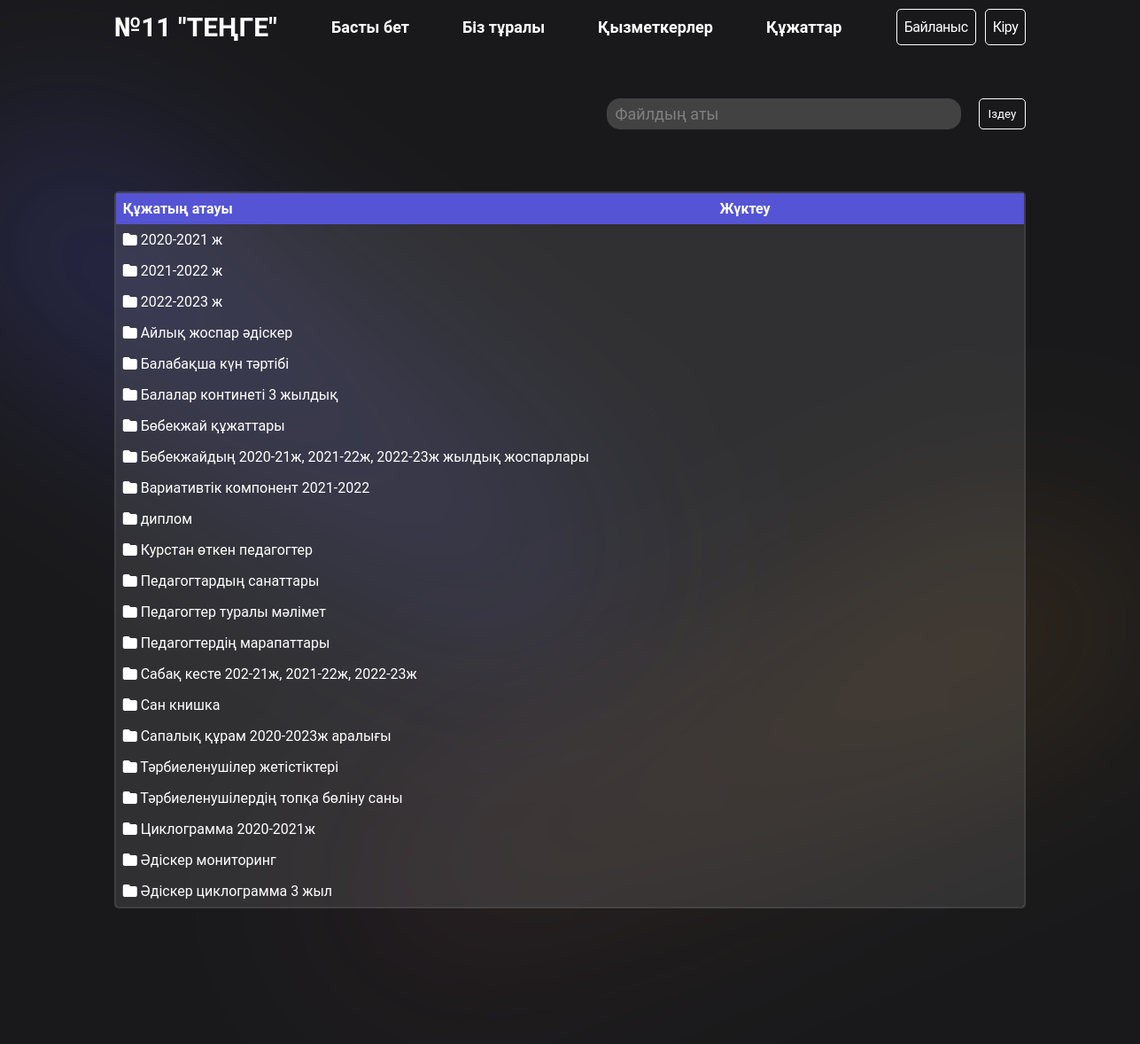
Page /docs/ on the earlier database version.
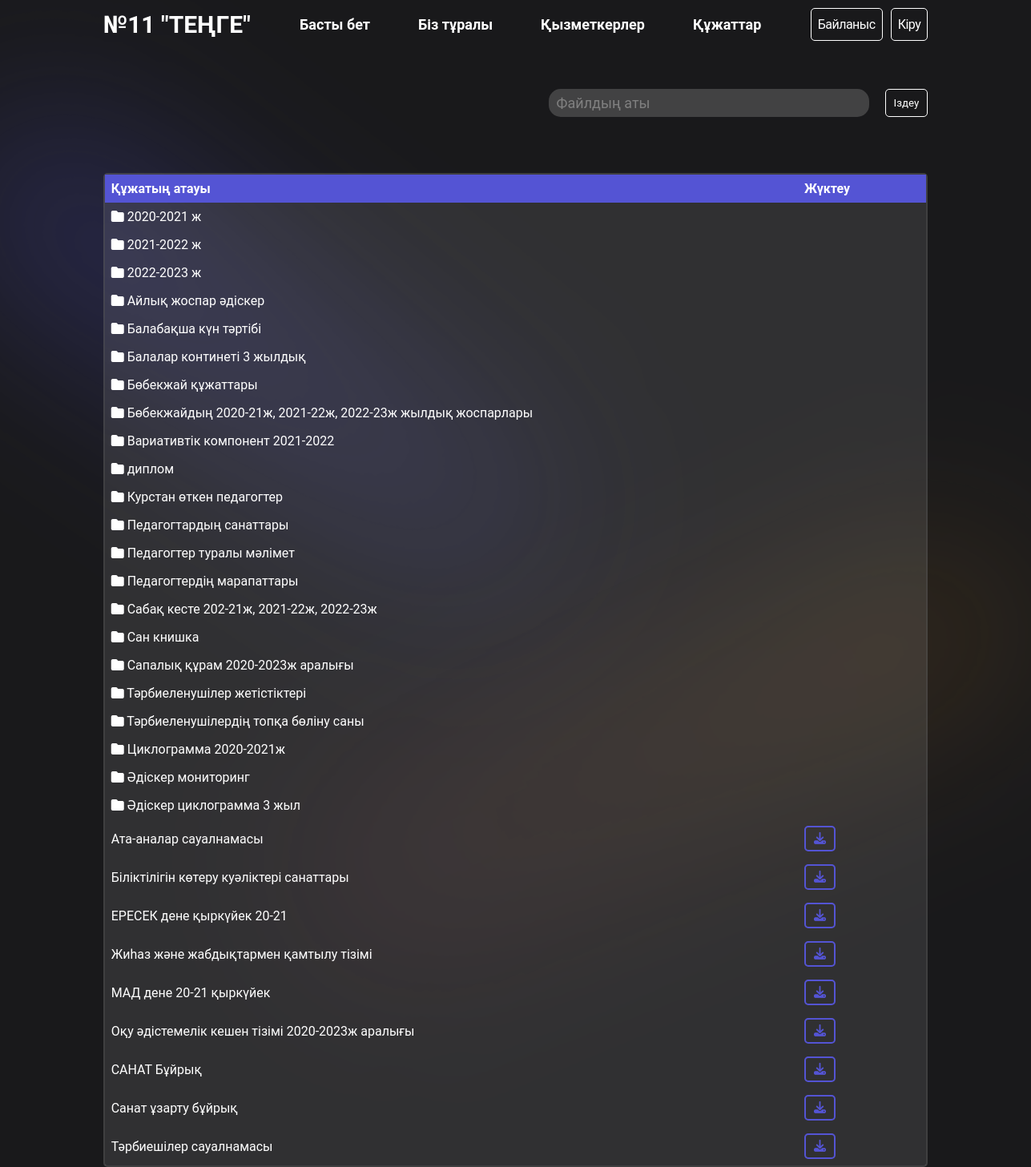
Same page on the later database version.
### app/models.py (models this page shows, shortened)
class File(models.Model):
    year_choices = [('2020-2021', '2020-2021'),
                    ('2021-2022', '2021-2022'),
                    ('2022-2023', '2022-2023'),
                    ('2023-2024', '2023-2024')]
    tag_choices = [
        ('common', 'Анықталмаған'),
        ('','Жалпы'),
        ('schedule', 'Кесте'),
        ('course', 'Курс'),
        ('methodist_cyclogram', 'Әдіскер циклограмасы'),
        ('mad', 'МАД'),
        ('methodist_monitoring', 'Әдіскер мониторинг'),
        ('personal_development_map', 'Жеке даму картасы'),
        ('monitoring', 'Мониторинг'),
        ('group_cyclogram', 'Топтың циклограммасы'),
        ('year_plan', 'Жалдық жоспар'),
        ('gpp', 'Топтардың перспективалық жоспарлары'),
        ('about', 'Біз туралы'),
        ('2020-2021 ж', '2020-2021 ж'),
        ('2020-2021 ж жеке даму картасы', '2020-2021 ж жеке даму картасы'),
        ('2020-2021 ж Индикаторлар', '2020-2021 ж Индикаторлар'),
        ('№1 Балбөбек тобы', '№1 Балбөбек тобы'),
        ('№2 Еркелер тобы', '№2 Еркелер тобы'),
        ('№3 Ботақан тобы', '№3 Ботақан тобы'),
        ('№4 Құлыншақ тобы', '№4 Құлыншақ тобы'),
        ('2022-2023 ж жеке даму картасы', '2022-2023 ж жеке даму картасы'),
        ('№3 Ботақан 2021-2022жыл переспективалық жоспар',
         '№3 Ботақан 2021-2022жыл переспективалық жоспар'),
        ('МАД топ мониторинг', 'МАД топ мониторинг'),
        ('Тәрбиеленушілердің топқа бөліну саны',
         'Тәрбиеленушілердің топқа бөліну саны'),
        ('№10 Балдаурен  2022-2023 ж циклограммалары',
         '№10 Балдаурен  2022-2023 ж циклограммалары'),
        ('№ 6 Бүлдіршін тобы 2022-2023 ж Циклограмма',
         '№ 6 Бүлдіршін тобы 2022-2023 ж Циклограмма'),
        ('9 Жасұлан тобы', '9 Жасұлан тобы'),
        ('№5 Балапан 2020-2021 ж циклограммалары',
         '№5 Балапан 2020-2021 ж циклограммалары'),
        ('№5 Балапан тобы', '№5 Балапан тобы'),
        ('2022-2023 ж пән жетекшісінің циклограммалары',
         '2022-2023 ж пән жетекшісінің циклограммалары'),
        ('Бөбекжайдың 2020-21ж, 2021-22ж, 2022-23ж  жылдық жоспарлары',
         'Бөбекжайдың 2020-21ж, 2021-22ж, 2022-23ж  жылдық жоспарлары'),
        ('2021-2022 ж Пән жетекшілер перспективалық жоспар',
         '2021-2022 ж Пән жетекшілер перспективалық жоспар'),
        ('№2 Еркелер тобы 2020-2021ж циклограммалары',
         '№2 Еркелер тобы 2020-2021ж циклограммалары'),
        ('Балалар контингенті 2021-2022ж', 'Балалар контингенті 2021-2022ж'),
        ('№9 Жасұлан 2022-2023 ж циклограмма',
         '№9 Жасұлан 2022-2023 ж циклограмма'),
        ('Әдіскер мониторинг 2022-23ж', 'Әдіскер мониторинг 2022-23ж'),
        ('№4 Құлыншақ тобы', '№4 Құлыншақ тобы'),
        ('№1 Балбөбек тобы 2022-2023 ж циклограммалары',
         '№1 Балбөбек тобы 2022-2023 ж циклограммалары'),
        ('2020-2021 ж жеке даму картасы', '2020-2021 ж жеке даму картасы'),
        ('№2 Еркелер 2021-2022 циклограмма', '№2 Еркелер 2021-2022 циклограмма'),
        ('Ән тех карта кіші,ортаңғы топ 2021-2022ж',
         'Ән тех карта кіші,ортаңғы топ 2021-2022ж'),
        ('№3 Ботақан топ циклограмма 2020-2021ж',
         '№3 Ботақан топ циклограмма 2020-2021ж'),
        ('Әдіскер мониторинг', 'Әдіскер мониторинг'),
        ('диплом', 'диплом'),
        ('Әдіскер циклограмма 2022-2023ж', 'Әдіскер циклограмма 2022-2023ж'),
        ('№ 5 Балапан тобы 2022-2023 ж циклограмма',
         '№ 5 Балапан тобы 2022-2023 ж циклограмма'),
        ('2022-2023 ж Индикаторлар', '2022-2023 ж Индикаторлар'),
        ('№7 Жұлдыздар тобы', '№7 Жұлдыздар тобы'),
        ('Балалар контингенті 2022-2023ж', 'Балалар контингенті 2022-2023ж'),
        ('Айлық жоспар 2020-2021ж', 'Айлық жоспар 2020-2021ж'),
        ('5 Балапан тобы', '5 Балапан тобы'),
        ('№6 Бүлдіршін тобы', '№6 Бүлдіршін тобы'),
        ('№12 Гүлдер тобы 2022-2023 ж циклограммалары',
         '№12 Гүлдер тобы 2022-2023 ж циклограммалары'),
        ('Балабақша күн тәртібі', 'Балабақша күн тәртібі'),
        ('№6 Бүлдіршін 2020-2021 ж циклограммалары',
         '№6 Бүлдіршін 2020-2021 ж циклограммалары'),
        ('№ 10 Балдаурен тобы 2021-2022 циклограмма',
         '№ 10 Балдаурен тобы 2021-2022 циклограмма'),
        ('2020-2021 ж циклограммалары', '2020-2021 ж циклограммалары'),
        ('дене шынықтыру 2021-2022 ж тех карта',
         'дене шынықтыру 2021-2022 ж тех карта'),
        ('№1 Балбөбек тобы циклограмма 2021-2022',
         '№1 Балбөбек тобы циклограмма 2021-2022'),
        ('№11  Қызғалдақ 2021-2022 ж циклограмма',
         '№11  Қызғалдақ 2021-2022 ж циклограмма'),
        ('Сабақ кесте 2020-2021ж', 'Сабақ кесте 2020-2021ж'),
        ('10 Балдаурен', '10 Балдаурен'),
        ('№9 Жасұлан тобы', '№9 Жасұлан тобы'),
        ('3 Ботақан тобы', '3 Ботақан тобы'),
        ('Айлық жоспар 2021-2022ж', 'Айлық жоспар 2021-2022ж'),
        ('№9 Жасұлан 2021-2022 ж циклограмма',
         '№9 Жасұлан 2021-2022 ж циклограмма'),
        ('№4 Құлыншақ тобы циклограмма', '№4 Құлыншақ тобы циклограмма'),
        ('2022-2023 оқу жылының циклограммалары',
         '2022-2023 оқу жылының циклограммалары'),
        ('№ 4 Құлыншақ 2022-2023 ж циклограммалары',
         '№ 4 Құлыншақ 2022-2023 ж циклограммалары'),
        ('2022-2023 о,ж  би маманының циклограммалары',
         '2022-2023 о,ж  би маманының циклограммалары'),
        ('Педагогтер туралы мәлімет', 'Педагогтер туралы мәлімет'),
        ('№2 Еркелер  циклограмма  2020-21 ж',
         '№2 Еркелер  циклограмма  2020-21 ж'),
        ('2020-2021 ж перспективалық жоспар', '2020-2021 ж перспективалық жоспар'),
        ('Педагогтердің марапаттары', 'Педагогтердің марапаттары'),
        ('1 Балбөбек тобы', '1 Балбөбек тобы'),
        ('11 Қызғалдақ тобы', '11 Қызғалдақ тобы'),
        ('2021-2022ж Жеке даму картасы', '2021-2022ж Жеке даму картасы'),
        ('2022-2023 ж Ән саз маманы циклограммалары',
         '2022-2023 ж Ән саз маманы циклограммалары'),
        ('№3 Ботақан тобы 2020-2021 ж циклограммалары',
         '№3 Ботақан тобы 2020-2021 ж циклограммалары'),
        ('№3 Ботақан  2021-2022 ж Циклограмма',
         '№3 Ботақан  2021-2022 ж Циклограмма'),
        ('2021-2022 ж перспективалық жоспар', '2021-2022 ж перспективалық жоспар'),
        ('Сабақ кесте 2022-2023ж', 'Сабақ кесте 2022-2023ж'),
        ('№1 Балбөбек циклограмма 2020-21ж', '№1 Балбөбек циклограмма 2020-21ж'),
        ('№10 Балдаурен тобы', '№10 Балдаурен тобы'),
        ('12 Гүлдер', '12 Гүлдер'),
        ('Дене шынықтыру ортаңғы топ 2021-22ж',
         'Дене шынықтыру ортаңғы топ 2021-22ж'),
        ('Дене шынықтыру 2022-2023ж  циклограммалары',
         'Дене шынықтыру 2022-2023ж  циклограммалары'),
        ('№8 Аққу тобы', '№8 Аққу тобы'),
        ('№2 Еркелер тобы', '№2 Еркелер тобы'),
        ('№11 Қызғалдақ тобы циклограммалары',
         '№11 Қызғалдақ тобы циклограммалары'),
        ('2022-2023 ж перспективалық жоспары',
         '2022-2023 ж перспективалық жоспары'),
        ('Жалпы1,2 блок қорытынды мониторинг',
         'Жалпы1,2 блок қорытынды мониторинг'),
        ('№12 Гүлдер тобы', '№12 Гүлдер тобы'),
        ('Ән тех карта ересек МАД топтар 2021-2022ж',
         'Ән тех карта ересек МАД топтар 2021-2022ж'),
        ('2020-2021 ж', '2020-2021 ж'),
        ('№9 Жасұлан 2020-2021 ж циклограмма',
         '№9 Жасұлан 2020-2021 ж циклограмма'),
        ('№8 Аққу 2020-2021 ж циклограмма', '№8 Аққу 2020-2021 ж циклограмма'),
        ('Педагогтардың санаттары', 'Педагогтардың санаттары'),
        ('Әдіскер циклограмма 2021-2022ж', 'Әдіскер циклограмма 2021-2022ж'),
        ('№1 Балбөбек тобы', '№1 Балбөбек тобы'),
        ('2020-2021 пән жетекшісі перспективалық жоспар',
         '2020-2021 пән жетекшісі перспективалық жоспар'),
        ('№5 Балапан 2021-2022 жциклограмма', '№5 Балапан 2021-2022 жциклограмма'),
        ('№2 Еркелер 2022-2023 ж циклограммалар',
         '№2 Еркелер 2022-2023 ж циклограммалар'),
        ('Сабақ кесте 2021-2022ж', 'Сабақ кесте 2021-2022ж'),
        ('№1 Балбөбек тобы 2020-2021 ж циклограммалары',
         '№1 Балбөбек тобы 2020-2021 ж циклограммалары'),
        ('№3 Ботақан тобы', '№3 Ботақан тобы'),
        ('№2 Еркелер 2021-2022 ж переспективалық жоспар',
         '№2 Еркелер 2021-2022 ж переспективалық жоспар'),
        ('№14 Айгөлек 2021-2022 ж циклограмма',
         '№14 Айгөлек 2021-2022 ж циклограмма'),
        ('Пән жетекшілер тех карта 2021-2022 ж',
         'Пән жетекшілер тех карта 2021-2022 ж'),
        ('Ән техкарта кіші ортаңғы,ересек,МАД топтар 2020-2021ж',
         'Ән техкарта кіші ортаңғы,ересек,МАД топтар 2020-2021ж'),
        ('Әдіскер циклограмма 2020-2021ж', 'Әдіскер циклограмма 2020-2021ж'),
        ('4 Құлыншақ  тобы', '4 Құлыншақ  тобы'),
        ('№11 Қызғалдақ тобы', '№11 Қызғалдақ тобы'),
        ('Әдіскер мониторинг 2021-22ж', 'Әдіскер мониторинг 2021-22ж'),
        ('2020-2021 ж пән жетекшілердің тех карта',
         '2020-2021 ж пән жетекшілердің тех карта'),
        ('Тәрбиеленушілер жетістіктері', 'Тәрбиеленушілер жетістіктері'),
        ('Балалар контингенті 2020-2021ж', 'Балалар контингенті 2020-2021ж'),
        ('2 Еркелер  тобы', '2 Еркелер  тобы'),
        ('№10 Балдаурен 2020-2021 ж циклограмма',
         '№10 Балдаурен 2020-2021 ж циклограмма'),
        ('№3 Ботақан 2022-2023 ж  циклограммалары',
         '№3 Ботақан 2022-2023 ж  циклограммалары'),
        ('14 Айгөлек', '14 Айгөлек'),
        ('Сапалық құрам 2020-2023ж аралығы', 'Сапалық құрам 2020-2023ж аралығы'),
        ('Вариативтік компонент 2021-2022', 'Вариативтік компонент 2021-2022'),
        ('№ 12  Гүлдер тобы циклограмма 2021-2022',
         '№ 12  Гүлдер тобы циклограмма 2021-2022'),
        ('Дене шынықтыру  тех карта 2020-2021 ж',
         'Дене шынықтыру  тех карта 2020-2021 ж'),
        ('2022-2023 ж дене шынықтыру циклограммалары',
         '2022-2023 ж дене шынықтыру циклограммалары'),
        ('Курстан өткен педагогтер', 'Курстан өткен педагогтер'),
        ('10 ай', '10 ай'),
        ('№ 8 Аққу 2021-2022 циклограмма', '№ 8 Аққу 2021-2022 циклограмма'),
        ('№4 Құлыншақ 2021-2022 ж циклограммалары',
         '№4 Құлыншақ 2021-2022 ж циклограммалары'),
        ('Әдіскер мониторинг 2020-2021ж', 'Әдіскер мониторинг 2020-2021ж'),
        ('2022-2023 ж пән жетекшілері перспективалық жоспар',
         '2022-2023 ж пән жетекшілері перспективалық жоспар'),
        ('8 Аққу тобы', '8 Аққу тобы'),
        ('Бөбекжай құжаттары', 'Бөбекжай құжаттары'),]
    name = models.CharField(max_length=255)
    file = models.FileField(upload_to='pdf/', max_length=255)
    tag = models.CharField(
        max_length=100, default='common', choices=tag_choices)
    year = models.CharField(max_length=10, choices=year_choices)
    block = models.CharField(max_length=10, choices=block_choices)

### app/views.py (the view)
# urls.py: path('docs/', Docs.as_view(tag=''), name='docs'),
class Docs(generic.ListView):
    model = File
    template_name = 'docs.html'
    context_object_name = 'files'
    tag = ''
    block = 2
    def get_queryset(self) -> QuerySet[Any]:
        queryset = File.objects.filter(tag=self.tag)
        queryset = queryset.filter(block=self.block)
        return queryset

### templates/docs.html (shortened to what this page needs)
{% extends 'base.html' %}
{% block content %}
<table>
  <tbody>
    <tr class="table-head">
      <th>Құжатың атауы</th>
      <th>Жүктеу</th>
    </tr>
    {% block links %}
    <tr>
      <td colspan="3"><i class="fas fa-folder"></i>  <a href="{% url '2020-2021 ж_url' %}">2020-2021 ж</a></td>
    </tr>
    <tr>
        <td colspan="3"><i class="fas fa-folder"></i>  <a href="{% url '2021-2022 ж_url' %}">2021-2022 ж</a></td>
    </tr>
    <tr>
        <td colspan="3"><i class="fas fa-folder"></i>  <a href="{% url '2022-2023 ж_url' %}">2022-2023 ж</a></td>
    </tr>
    <tr>
        <td colspan="3"><i class="fas fa-folder"></i>  <a href="{% url 'Айлық жоспар әдіскер_url' %}">Айлық жоспар әдіскер</a></td>
    </tr>
    <tr>
        <td colspan="3"><i class="fas fa-folder"></i>  <a href="{% url 'Балабақша күн тәртібі_url' %}">Балабақша күн тәртібі</a></td>
    </tr>
    <tr>
        <td colspan="3"><i class="fas fa-folder"></i>  <a href="{% url 'Балалар континеті  3 жылдық_url' %}">Балалар континеті  3 жылдық</a></td>
    </tr>
    <tr>
        <td colspan="3"><i class="fas fa-folder"></i>  <a href="{% url 'Бөбекжай құжаттары_url' %}">Бөбекжай құжаттары</a></td>
    </tr>
    <tr>
        <td colspan="3"><i class="fas fa-folder"></i>  <a href="{% url 'Бөбекжайдың 2020-21ж, 2021-22ж, 2022-23ж  жылдық жоспарлары_url' %}">Бөбекжайдың 2020-21ж, 2021-22ж, 2022-23ж  жылдық жоспарлары</a></td>
    </tr>
    <tr>
        <td colspan="3"><i class="fas fa-folder"></i>  <a href="{% url 'Вариативтік компонент 2021-2022_url' %}">Вариативтік компонент 2021-2022</a></td>
    </tr>
    <tr>
        <td colspan="3"><i class="fas fa-folder"></i>  <a href="{% url 'диплом_url' %}">диплом</a></td>
    </tr>
    <tr>
        <td colspan="3"><i class="fas fa-folder"></i>  <a href="{% url 'Курстан өткен педагогтер_url' %}">Курстан өткен педагогтер</a></td>
    </tr>
    <tr>
        <td colspan="3"><i class="fas fa-folder"></i>  <a href="{% url 'Педагогтардың санаттары_url' %}">Педагогтардың санаттары</a></td>
    </tr>
    <tr>
        <td colspan="3"><i class="fas fa-folder"></i>  <a href="{% url 'Педагогтер туралы мәлімет_url' %}">Педагогтер туралы мәлімет</a></td>
    </tr>
    <tr>
        <td colspan="3"><i class="fas fa-folder"></i>  <a href="{% url 'Педагогтердің марапаттары_url' %}">Педагогтердің марапаттары</a></td>
    </tr>
    <tr>
        <td colspan="3"><i class="fas fa-folder"></i>  <a href="{% url 'Сабақ кесте 202-21ж, 2021-22ж, 2022-23ж_url' %}">Сабақ кесте 202-21ж, 2021-22ж, 2022-23ж</a></td>
    </tr>
    <tr>
        <td colspan="3"><i class="fas fa-folder"></i>  <a href="{% url 'Сан книшка_url' %}">Сан книшка</a></td>
    </tr>
    <tr>
        <td colspan="3"><i class="fas fa-folder"></i>  <a href="{% url 'Сапалық құрам 2020-2023ж аралығы_url' %}">Сапалық құрам 2020-2023ж аралығы</a></td>
    </tr>
    <tr>
        <td colspan="3"><i class="fas fa-folder"></i>  <a href="{% url 'Тәрбиеленушілер жетістіктері_url' %}">Тәрбиеленушілер жетістіктері</a></td>
    </tr>
    <tr>
        <td colspan="3"><i class="fas fa-folder"></i>  <a href="{% url 'Тәрбиеленушілердің топқа бөліну саны_url' %}">Тәрбиеленушілердің топқа бөліну саны</a></td>
    </tr>
    <tr>
        <td colspan="3"><i class="fas fa-folder"></i>  <a href="{% url 'Циклограмма  2020-2021ж_url' %}">Циклограмма  2020-2021ж</a></td>
    </tr>
    <tr>
        <td colspan="3"><i class="fas fa-folder"></i>  <a href="{% url 'Әдіскер мониторинг_url' %}">Әдіскер мониторинг</a></td>
    </tr>
    <tr>
        <td colspan="3"><i class="fas fa-folder"></i>  <a href="{% url 'Әдіскер циклограмма 3 жыл_url' %}">Әдіскер циклограмма 3 жыл</a></td>
    </tr>
    {% endblock %}
    {% for file in files %}
    <tr>
      <td><a href="{{ file.file.url }}" target="_blank">{{ file.name }}</a></td>
      <td>
        <a href="{{ file.file.url }}" download> <button><i class="fa-solid fa-download"></i></button></a>
      </td>
    </tr>
    {% endfor %}
  </tbody>
</table>
{% endblock %}

Differences in the rows shown:
added File: name "Ата-аналар сауалнамасы"
added File: name "Біліктілігін көтеру куәліктері санаттары"
now on this page (row edited): File: name "ЕРЕСЕК дене қыркүйек 20-21"
now on this page (row edited): File: name "Жиһаз және жабдықтармен қамтылу тізімі"
now on this page (row edited): File: name "МАД дене 20-21 қыркүйек"
now on this page (row edited): File: name "Оқу әдістемелік кешен тізімі 2020-2023ж аралығы"
now on this page (row edited): File: name "САНАТ Бұйрық"
now on this page (row edited): File: name "Санат ұзарту бұйрық"
now on this page (row edited): File: name "Тәрбиешілер сауалнамасы"
